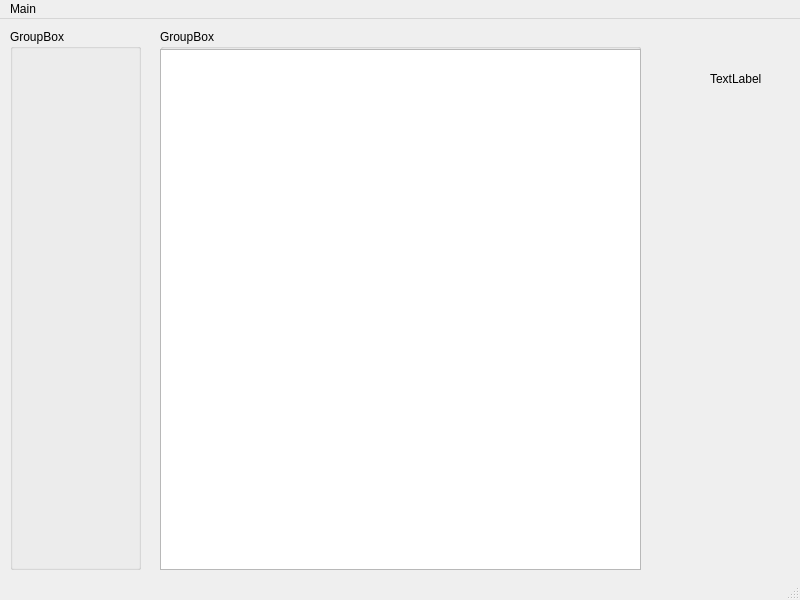
<?xml version="1.0" encoding="UTF-8"?>
<ui version="4.0">
 <class>MainWindow</class>
 <widget class="QMainWindow" name="MainWindow">
  <property name="geometry">
   <rect>
    <x>0</x>
    <y>0</y>
    <width>800</width>
    <height>600</height>
   </rect>
  </property>
  <property name="windowTitle">
   <string>MainWindow</string>
  </property>
  <widget class="QWidget" name="centralwidget">
   <widget class="QGroupBox" name="groupBox">
    <property name="geometry">
     <rect>
      <x>10</x>
      <y>10</y>
      <width>131</width>
      <height>541</height>
     </rect>
    </property>
    <property name="title">
     <string>GroupBox</string>
    </property>
   </widget>
   <widget class="QGroupBox" name="groupBox_2">
    <property name="geometry">
     <rect>
      <x>160</x>
      <y>10</y>
      <width>481</width>
      <height>541</height>
     </rect>
    </property>
    <property name="title">
     <string>GroupBox</string>
    </property>
    <widget class="QListView" name="listView">
     <property name="geometry">
      <rect>
       <x>0</x>
       <y>20</y>
       <width>481</width>
       <height>521</height>
      </rect>
     </property>
    </widget>
   </widget>
   <widget class="QLabel" name="label">
    <property name="geometry">
     <rect>
      <x>710</x>
      <y>50</y>
      <width>62</width>
      <height>19</height>
     </rect>
    </property>
    <property name="text">
     <string>TextLabel</string>
    </property>
   </widget>
  </widget>
  <widget class="QMenuBar" name="menubar">
   <property name="geometry">
    <rect>
     <x>0</x>
     <y>0</y>
     <width>800</width>
     <height>22</height>
    </rect>
   </property>
   <widget class="QMenu" name="menuMain">
    <property name="title">
     <string>Main</string>
    </property>
   </widget>
   <addaction name="menuMain"/>
  </widget>
  <widget class="QStatusBar" name="statusbar"/>
 </widget>
 <layoutdefault spacing="6" margin="11"/>
 <resources/>
 <connections/>
</ui>
